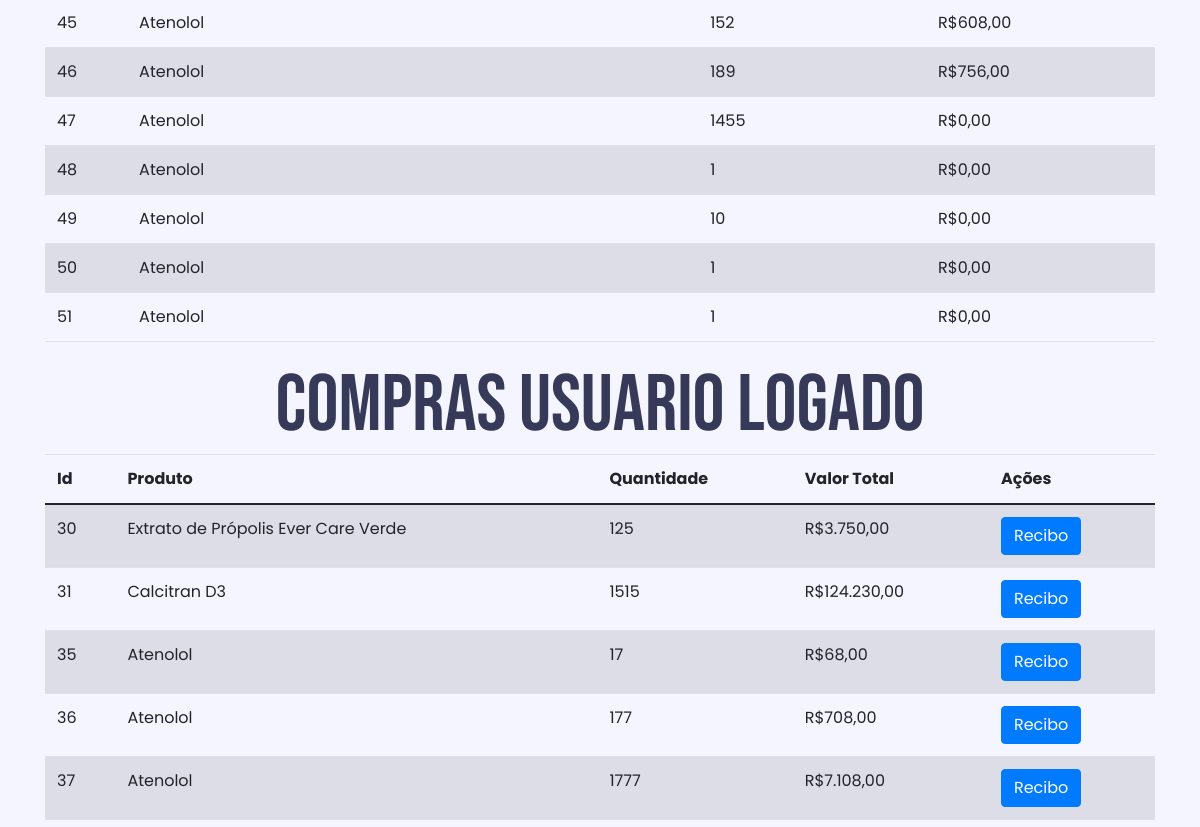
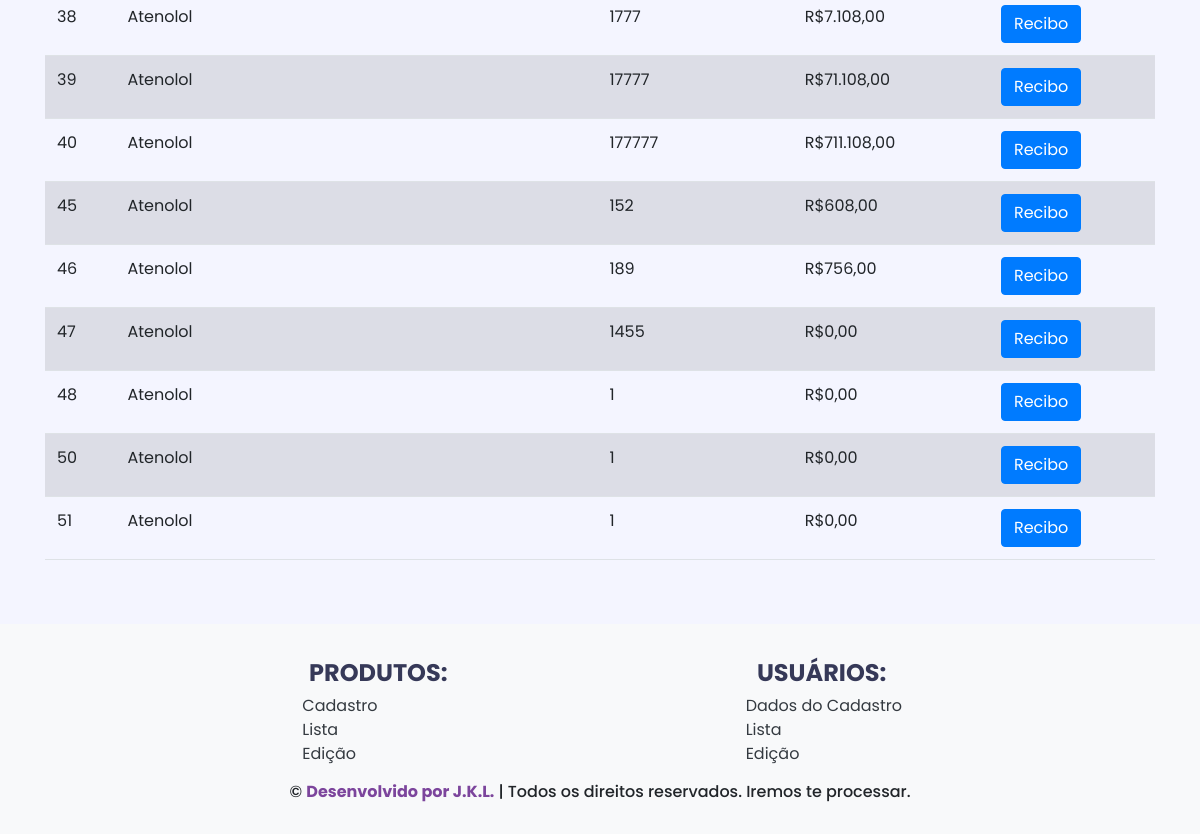
Before: /vendas/lista.php (signed in, lower part) with the older database file (2 pictures, top to bottom).
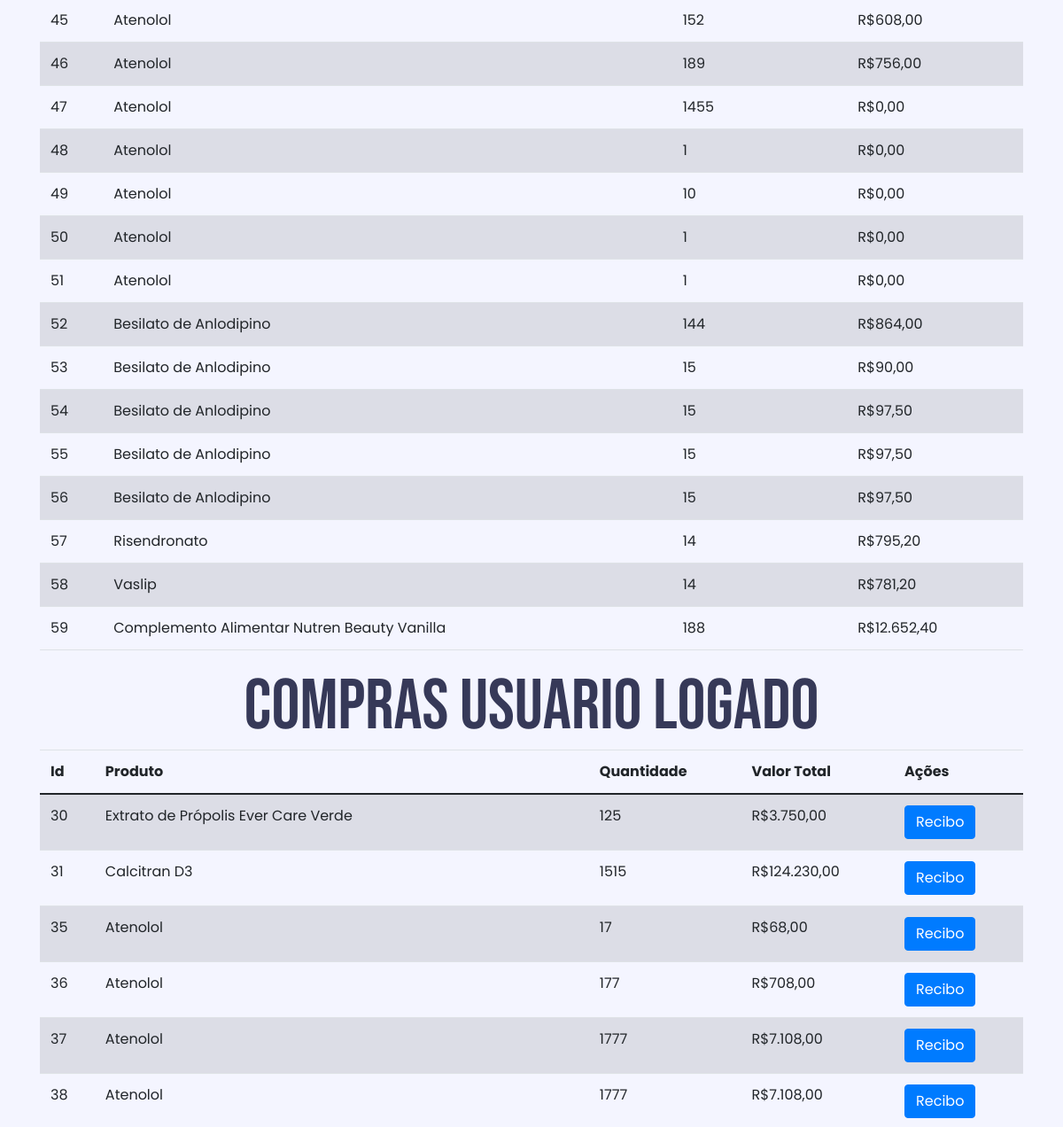
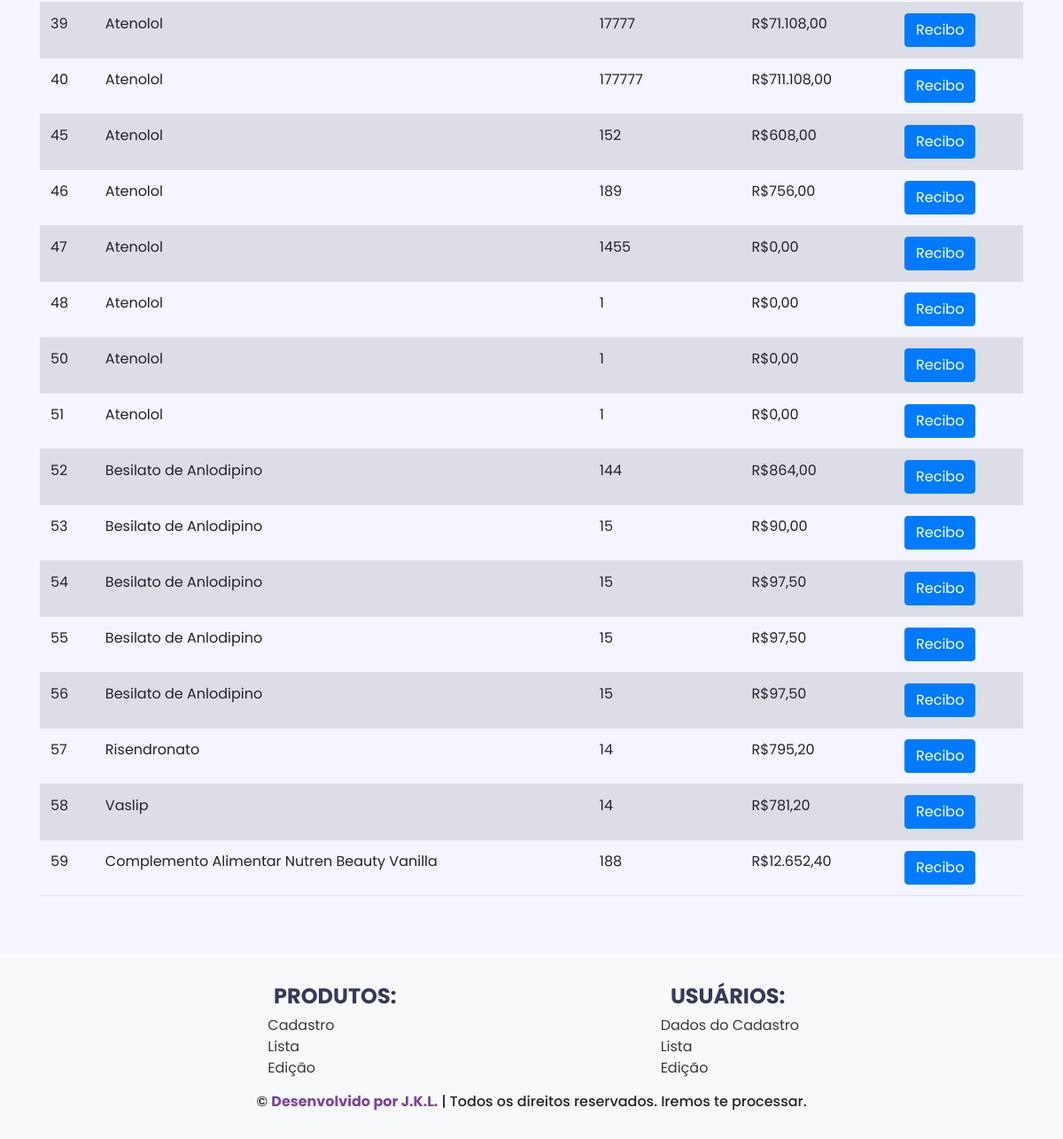
After: the same page with the newer database file (2 pictures, top to bottom).
### tables this page shows
CREATE TABLE compra(
id INTEGER PRIMARY KEY AUTOINCREMENT,
id_usuario INTEGER,
id_produto INTEGER,
quantidade INTEGER,
valorTotal REAl,
FOREIGN KEY (id_usuario) REFERENCES usuarios(id),
FOREIGN KEY (id_produto) REFERENCES produtos(id)
);

CREATE TABLE produtos(
id INTEGER PRIMARY KEY AUTOINCREMENT,
nome TEXT,
tipo TEXT,
descricao TEXT,
preco REAL,
quantidade INTEGER,
imagem TEXT
);

### vendas/lista.php (the view, shortened to what this page needs)
<?php
include '../configuracao/conexao.php';
include '../componentes/header.php';
?>
<section class="container">
    <table class="table table-striped">
        <tbody>
            <?php
            $result_compra = "SELECT * FROM compra";
            $resultado_compra = $db->query($result_compra);
            while ($row_compra = $resultado_compra->fetchArray()) {
                $id_venda = $row_compra['id'];
                $idProduto = $row_compra['id_produto'];
                $result_produto = "SELECT * FROM produtos WHERE id = '$idProduto'";
                $resultado_produto = $db->query($result_produto);
                while ($row_produto = $resultado_produto->fetchArray()) {
                    $nome_produto = $row_produto['nome'];
                }
                $quantidade_compra = $row_compra['quantidade'];
                $valor_total = $row_compra['valorTotal'];
            ?>
                <tr>
                    <td scope="row"><?php echo $id_venda ?></td>
                    <td><?php echo $nome_produto ?></td>
                    <td><?php echo $quantidade_compra ?></td>
                    <td>R$<?php echo number_format($valor_total, 2, ",", "."); ?></td>
                </tr>
            <?php
            }
            ?>
        </tbody>
    </table>
</section>
<section class="container">
    <h1 class="text-center">
        Compras usuario Logado
    </h1>
    <table class="table table-striped">
        <thead>
            <tr>
                <th scope="col">Id</th>
                <th scope="col">Produto</th>
                <th scope="col">Quantidade</th>
                <th scope="col">Valor Total</th>
                <th scope="col">Ações</th>
            </tr>
        </thead>
        <tbody>
            <?php
            $result_compra = "SELECT * FROM compra WHERE id_usuario = " . $_SESSION['idUsuario'];
            $resultado_compra = $db->query($result_compra);
            while ($row_compra = $resultado_compra->fetchArray()) {
                $id_venda = $row_compra['id'];
                $idProduto = $row_compra['id_produto'];
                $result_produto = "SELECT * FROM produtos WHERE id = '$idProduto'";
                $resultado_produto = $db->query($result_produto);
                while ($row_produto = $resultado_produto->fetchArray()) {
                    $nome_produto = $row_produto['nome'];
                }
                $quantidade_compra = $row_compra['quantidade'];
                $valor_total = $row_compra['valorTotal'];
            ?>
                <tr>
                    <td scope="row"><?php echo $id_venda ?></td>
                    <td><?php echo $nome_produto ?></td>
                    <td><?php echo $quantidade_compra ?></td>
                    <td>R$<?php echo number_format($valor_total, 2, ",", "."); ?></td>
                    <td>
                        <a href="../usuarios/recibo.php?id=<?php echo $row_compra['id']; ?>" class="btn btn-primary">Recibo</a>
                    </td>
                </tr>
            <?php
            }
            ?>
        </tbody>
    </table>
</section>
<?php
include '../componentes/footer.php';
?>

### componentes/header.php (shortened to what this page needs)
<!DOCTYPE html>
<html lang=pt-BR>
  <head>
    <link rel="stylesheet" href="https://cdn.jsdelivr.net/npm/bootstrap-icons@1.9.1/font/bootstrap-icons.css">
    <link href="https://cdn.jsdelivr.net/npm/bootstrap@5.0.0-beta1/dist/css/bootstrap.min.css" rel="stylesheet">
    <link rel="stylesheet" href="https://cdn.jsdelivr.net/npm/bootstrap@4.4.1/dist/css/bootstrap.min.css">
    <link rel="stylesheet" href="../assets/newstyle.css">
<link rel="stylesheet" href="https://cdnjs.cloudflare.com/ajax/libs/font-awesome/6.2.0/css/all.min.css" />
  </head>
  <body class="m-0">
    <header id="header">

### componentes/footer.php (shortened to what this page needs)
      <footer id="footer" class="d-flex justify-content-center bg-light text-center text-lg-start mt-5 position-absolute bottom w-100">
        <div class="container">
          <div class="row justify-content-evenly">
            <div class="col-lg-2 col-md-6 mb-4 mb-md-0">
              <h5 class="text-uppercase mb-n1">Produtos:</h5>
              <ul class="list-unstyled mb-0 ps-1 d-flex flex-column align-items-start">
                <li>
                  <a href="../produtos/cadastro.php" class="text-dark">Cadastro</a>
                </li>
                <li>
                  <a href="../produtos/listaprodutos.php" class="text-dark">Lista</a>
                </li>
                <li>
                  <a href="../produtos/editarproduto.php" class="text-dark">Edição</a>
                </li>
              </ul>
            </div>
            <div class="col-lg-2 col-md-6 mb-4 mb-md-0">
              <h5 class="text-uppercase mb-n1">Usuários:</h5>
              <ul class="list-unstyled mb-0 ps-1 d-flex flex-column align-items-start">
                <li>
                  <a href="../usuarios/dadoscadastro.php" class="text-dark text-nowrap">Dados do Cadastro</a>
                </li>
                <li>
                  <a href="../usuarios/listaUser.php" class="text-dark">Lista</a>
                </li>
                <li>
                  <a href="../produtos/editarproduto.php" class="text-dark">Edição</a>
                </li>
              </ul>
            </div>
          </div>
        <div class="custom-footer-margin">
          <div class="pt-3 container text-center">
            <h6>&copy <span class="custom-highlight">Desenvolvido por J.K.L.</span> | Todos os direitos reservados. Iremos te processar.</h6>
          </div>
        </div>
      </div>
    </footer>
  </body>
</html>

### assets/newstyle.css (style rules this page uses)
body { font-family: 'Poppins', sans-serif; margin: 0px; box-sizing: border-box; }
div { display: block; }
h1 { font-family: 'Bebas Neue', sans-serif; font-size: 80px; color: #363958; padding: 0px; margin: 0px; }
h5 { font-family: 'Poppins', sans-serif; font-size: 24px; font-weight: 700; color: #363958; }
#header { height: auto; padding: 50px 0px 70px 0px; background-color: #f4f5ff; width: 100vw; }
#header span { font-weight: 700; }
.custom-highlight { color: #7C459C; }
#footer { padding: 25px 0; }
footer h5 { padding: 10px 0; }
#footer li a { text-decoration: none; }
body { background-color: #f7f6f6 }
body { overflow-x:hidden; }

Changed rows visible on the page:
added compra: id "52", id_produto.nome "Besilato de Anlodipino", quantidade "144", valorTotal "864,00"
added compra: id "53", id_produto.nome "Besilato de Anlodipino", quantidade "15", valorTotal "90,00"
added compra: id "54", id_produto.nome "Besilato de Anlodipino", quantidade "15", valorTotal "97,50"
added compra: id "55", id_produto.nome "Besilato de Anlodipino", quantidade "15", valorTotal "97,50"
added compra: id "56", id_produto.nome "Besilato de Anlodipino", quantidade "15", valorTotal "97,50"
added compra: id "57", id_produto.nome "Risendronato", quantidade "14", valorTotal "795,20"
added compra: id "58", id_produto.nome "Vaslip", quantidade "14", valorTotal "781,20"
added compra: id "59", id_produto.nome "Complemento Alimentar Nutren Beauty Vanilla", quantidade "188", valorTotal "12.652,40"
